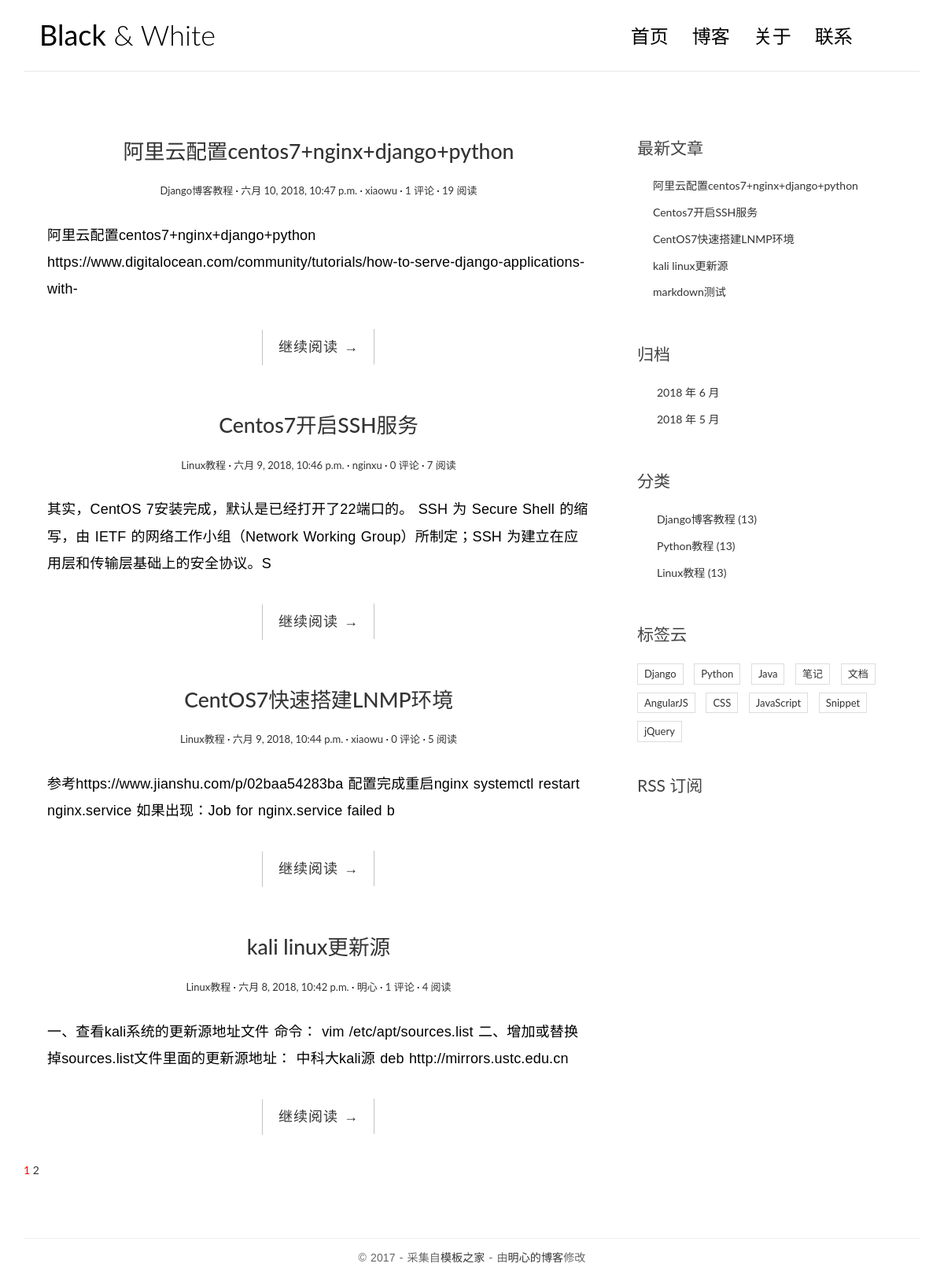
The page / on the database its author committed.
### blog/models.py (models this page shows, shortened)
class Post(models.Model):
    title = models.CharField(max_length=70)
    body = models.TextField()
    created_time = models.DateTimeField()
    modified_time = models.DateTimeField()
    excerpt = models.CharField(max_length=200, blank=True)
    category = models.ForeignKey(Category,on_delete=models.CASCADE)
    tags = models.ManyToManyField(Tag, blank=True)
    author = models.ForeignKey(User,on_delete=models.CASCADE)
    views = models.PositiveIntegerField(default=0)
    def get_absolute_url(self):
        return reverse('blog:detail', kwargs={'pk': self.pk})
    class Meta:
    	ordering = ['-created_time']

class Category(models.Model):
    name = models.CharField(max_length=100)

### blog/views.py (the view, shortened to what this page needs)
# urls.py: path(r'',views.IndexView.as_view(), name='index'),
class IndexView(ListView):
    model = Post
    template_name = 'blog/index.html'
    context_object_name = 'post_list'
    paginate_by =4
    def get_context_data(self, **kwargs):
        context = super().get_context_data(**kwargs)
        paginator = context.get('paginator')
        page = context.get('page_obj')
        is_paginated = context.get('is_paginated')
        pagination_data = self.pagination_data(paginator, page, is_paginated)
        context.update(pagination_data)
        return context
    def pagination_data(self, paginator, page, is_paginated):
        if not is_paginated:
            return {}
        left = []
        right = []
        left_has_more = False
        right_has_more = False
        first = False
        last = False
        page_number = page.number
        total_pages = paginator.num_pages
        page_range = paginator.page_range
        if page_number == 1:
            right = page_range[page_number:page_number + 2]
            if right[-1] < total_pages - 1:
                right_has_more = True
            if right[-1] < total_pages:
                last = True
        elif page_number == total_pages:
            left = page_range[(page_number - 3) if (page_number - 3) > 0 else 0:page_number - 1]
            if left[0] > 2:
                left_has_more = True
            if left[0] > 1:
                first = True
        data = {
            'left': left,
            'right': right,
            'left_has_more': left_has_more,
            'right_has_more': right_has_more,
            'first': first,
            'last': last,
        }
        return data

### blog/templatetags/blog_tags.py (called while the page is built)
@register.simple_tag
def get_recent_posts(num=5):
    return Post.objects.all().order_by('-created_time')[:num]

@register.simple_tag
def archives():
    return Post.objects.dates('created_time', 'month', order='DESC')

@register.simple_tag
def get_categories():
    return Category.objects.all()

### templates/blog/index.html (shortened to what this page needs)
{% extends 'blog/base.html' %}
{% block main %}
{% for post in post_list %}
<article class="post post-{{ post.pk }}">
    <header class="entry-header">
		<h1 class="entry-title">
			<a href="{{ post.get_absolute_url }}">{{ post.title }}</a>
        </h1>
        <div class="entry-meta">
            <span class="post-category"><a href="#">{{ post.category.name }}</a></span>
            <span class="post-date"><a href="#"><time class="entry-date" datetime="{{ post.created_time }}">{{ post.created_time }}</time></a></span>
            <span class="post-author"><a href="#">{{ post.author }}</a></span>
            <span class="comments-link"><a href="#">{{ post.comment_set.count }} 评论</a></span>
            <span class="views-count"><a href="{{ post.get_absolute_url }}">{{ post.views }} 阅读</a></span>
        </div>
    </header>
    <div class="entry-content clearfix">
        <p>{{ post.excerpt }}</p>
        <div class="read-more cl-effect-14">
            <a href="{{ post.get_absolute_url }}" class="more-link">继续阅读 <span class="meta-nav">→</span></a>
        </div>
    </div>
</article>
{% empty %}
	<div class="no-post">暂时还没有发布的文章！</div>
{% endfor %}
{% if is_paginated %}
<div class="pagination">
  <a href="?page={{ page_obj.number }}" style="color: red">{{ page_obj.number }}</a>
  {% if right %}
    {% for i in right %}
        <a href="?page={{ i }}">{{ i }}</a>
    {% endfor %}
  {% endif %}
</div>
{% endif %}
{% endblock main %}

### templates/blog/base.html (shortened to what this page needs)
{% load blog_tags %}
{% load staticfiles %}
<!DOCTYPE html>
<html>
<head>
    <link rel="stylesheet" href="http://code.ionicframework.com/ionicons/2.0.1/css/ionicons.min.css">
	<link rel="stylesheet" href="{% static 'blog/css/bootstrap.min.css' %}">
	<link rel="stylesheet" href="{% static 'blog/css/pace.css' %}">
	<link rel="stylesheet" href="{% static 'blog/css/custom.css' %}">
	<link rel="stylesheet" href="{% static 'blog/css/highlights/github.css' %}">
</head>
<body>
<div class="container">
    <header id="site-header">
        <div class="row">
            <div class="col-md-4 col-sm-5 col-xs-8">
                <div class="logo">
                    <h1><a href="{% url 'blog:index' %}"><b>Black</b> &amp; White</a></h1>
                </div>
            </div>
            <div class="col-md-8 col-sm-7 col-xs-4">
                <nav class="main-nav" role="navigation">
                    <div class="collapse navbar-collapse" id="bs-example-navbar-collapse-1">
                        <ul class="nav navbar-nav navbar-right">
                            <li class="cl-effect-11"><a href="#" data-hover="首页">首页</a></li>
                            <li class="cl-effect-11"><a href="#" data-hover="博客">博客</a></li>
                            <li class="cl-effect-11"><a href="#" data-hover="关于">关于</a></li>
                            <li class="cl-effect-11"><a href="#" data-hover="联系">联系</a></li>
                        </ul>
                    </div>
                </nav>
            </div>
        </div>
    </header>
</div>
<div class="content-body">
    <div class="container">
        <div class="row">
            <main class="col-md-8">
               {% block main %}
			   {% endblock main %}
            </main>
            <aside class="col-md-4">
		<div class="widget widget-recent-posts">
                    <h3 class="widget-title">最新文章</h3>
			{% get_recent_posts as recent_post_list %}
                    <ul>
			{% for post in recent_post_list %}
                        <li>
				<a href="{{ post.get_absolute_url }}">{{ post.title }}</a>
                        </li>
			{% empty %}
   			 暂无文章！
    			{% endfor %}
                    </ul>
                </div>
                <div class="widget widget-archives">
                    <h3 class="widget-title">归档</h3>
		   {% archives as date_list %}
                    <ul>
			{% for date in date_list %}
                        <li>
			<a href="{% url 'blog:archives' date.year date.month %}">{{ date.year }} 年 {{ date.month }} 月</a>
                        </li>
            {% empty %}
			暂无文章
			{% endfor %}
                    </ul>
                </div>
                <div class="widget widget-category">
                    <h3 class="widget-title">分类</h3>
					{% get_categories as category_list %}
                    <ul>
					{% for category in category_list %}
                        <li>
                             <a href="{% url 'blog:category' category.pk %}">{{ category.name }} <span class="post-count">(13)</span></a>
                        </li>
                     {% empty %}
						暂无分类！
					 {% endfor %}
                    </ul>
                </div>
                <div class="widget widget-tag-cloud">
                    <h3 class="widget-title">标签云</h3>
                    <ul>
                        <li>
                            <a href="#">Django</a>
                        </li>
                        <li>
                            <a href="#">Python</a>
                        </li>
                        <li>
                            <a href="#">Java</a>
                        </li>
                        <li>
                            <a href="#">笔记</a>
                        </li>
                        <li>
                            <a href="#">文档</a>
                        </li>
                        <li>
                            <a href="#">AngularJS</a>
                        </li>
                        <li>
                            <a href="#">CSS</a>
                        </li>
                        <li>
                            <a href="#">JavaScript</a>
                        </li>
                        <li>
                            <a href="#">Snippet</a>
                        </li>
                        <li>
                            <a href="#">jQuery</a>
                        </li>
                    </ul>
                </div>
                <div class="rss">
                    <a href=""> RSS 订阅</a>
                </div>
            </aside>
        </div>
    </div>
</div>
<footer id="site-footer">
    <div class="container">
        <div class="row">
            <div class="col-md-12">
                <p class="copyright">&copy 2017 - 采集自<a href="http://www.cssmoban.com/"
                                                        target="_blank" title="模板之家">模板之家</a>
                    - 由<a href="#" title="网页模板" target="_blank">明心的博客</a>修改
                </p>
            </div>
        </div>
    </div>
</footer>
</body>
</html>

### blog/static/blog/css/custom.css (style rules this page uses)
* { outline: none; }
h1, h2, h3, h4, h5, h6 { margin-top: 0; }
b { font-weight: 400; }
a { color: #333; }
body { color: #444; font-family: 'Lato', sans-serif; }
p { font-family: 'Ubuntu', sans-serif; font-weight: 400; word-spacing: 1px; letter-spacing: 0.01em; }
#site-header { background-color: #FFF; padding: 25px 20px; margin-bottom: 40px; border-bottom: 1px solid #e7e7e7; }
.logo h1 a { color: #000; }
.logo h1 { margin: 0; font-family: 'Lato', sans-serif; font-weight: 300; }
.main-nav { margin-top: 11px; max-width: 95%; }
.main-nav a { color: #000000 !important; padding: 0 0 5px 0 !important; margin-right: 30px; font-family: 'Lato', sans-serif; font-weight: 300; font-size: 24px; }
.cl-effect-11 a { padding: 10px 0; color: #0972b4; text-shadow: none; }
.cl-effect-11 a::before { position: absolute; top: 0; left: 0; overflow: hidden; padding: 0 0 5px 0 !important; max-width: 0; border-bottom: 1px solid #000; color: #000; content: attr(data-hover); white-space: nowrap; -webkit-transition: max-width 0.5s; -moz-transition: max-width 0.5s; transition: max-width 0.5s; }
.content-body { padding-bottom: 4em; }
.post { background: #fff; padding: 30px 30px 0; }
.entry-title { text-align: center; font-size: 1.9em; margin-bottom: 20px; line-height: 1.6; padding: 10px 20px 0; }
.entry-meta { text-align: center; color: #DDDDDD; font-size: 13px; margin-bottom: 30px; }
.entry-content { font-size: 18px; line-height: 1.9; font-weight: 300; color: #000; }
.post-category::after, .post-date::after, .post-author::after, .comments-link::after { content: ' ·'; color: #000; }
.read-more { font-family: 'Ubuntu', sans-serif; font-weight: 400; word-spacing: 1px; letter-spacing: 0.01em; text-align: center; margin-top: 20px; }
.cl-effect-14 a { padding: 0 20px; height: 45px; line-height: 45px; position: relative; display: inline-block; margin: 15px 25px; letter-spacing: 1px; font-weight: 400; text-shadow: 0 0 1px rgba(255, 255, 255, 0.3); }
.cl-effect-14 a::before, .cl-effect-14 a::after { position: absolute; width: 45px; height: 1px; background: #C3C3C3; content: ''; -webkit-transition: all 0.3s; -moz-transition: all 0.3s; transition: all 0.3s; pointer-events: none; }
.cl-effect-14 a::before { top: 0; left: 0; -webkit-transform: rotate(90deg); -moz-transform: rotate(90deg); transform: rotate(90deg); -webkit-transform-origin: 0 0; -moz-transform-origin: 0 0; transform-origin: 0 0; }
.cl-effect-14 a::after { right: 0; bottom: 0; -webkit-transform: rotate(90deg); -moz-transform: rotate(90deg); transform: rotate(90deg); -webkit-transform-origin: 100% 0; -moz-transform-origin: 100% 0; transform-origin: 100% 0; }
.widget { background: #fff; padding: 30px 0 0; }
.widget-title { font-size: 1.5em; margin-bottom: 20px; line-height: 1.6; padding: 10px 0 0; font-weight: 400; }
.widget-recent-posts ul { padding: 0; margin: 0; padding-left: 20px; }
.widget-recent-posts ul li { list-style-type: none; position: relative; line-height: 170%; margin-bottom: 10px; }
.widget-recent-posts ul li::before { content: '\f3d3'; font-family: "Ionicons"; position: absolute; left: -17px; top: 3px; font-size: 16px; color: #000; }
.widget-archives ul { padding: 0; margin: 0; padding-left: 25px; }
.widget-archives ul li { list-style-type: none; position: relative; line-height: 170%; margin-bottom: 10px; }
.widget-archives ul li::before { content: '\f3f3'; font-family: "Ionicons"; position: absolute; left: -25px; top: 1px; font-size: 16px; color: #000; }
.widget-category ul { padding: 0; margin: 0; padding-left: 25px; }
.widget-category ul li { list-style-type: none; position: relative; line-height: 170%; margin-bottom: 10px; }
.widget-category ul li::before { content: '\f3fe'; font-family: "Ionicons"; position: absolute; left: -25px; top: 1px; font-size: 18px; color: #000; }
.widget-tag-cloud ul { padding: 0; margin: 0; margin-right: -10px; }
.widget-tag-cloud ul li { list-style-type: none; font-size: 13px; display: inline-block; margin-right: 10px; margin-bottom: 10px; padding: 3px 8px; border: 1px solid #ddd; }
.rss { font-size: 21px; margin-top: 30px; }
.rss a { color: #444; }
#site-footer { padding-top: 10px; padding: 0 0 1.5em 0; }
.copyright { text-align: center; padding-top: 1em; margin: 0; border-top: 1px solid #eee; color: #666; }

### rows shown on the page
Post: title "阿里云配置centos7+nginx+django+python", category.name "Django博客教程", created_time "六月 10, 2018, 10:47 p.m.", author "xiaowu", comment_set.count "1", views "19", excerpt "阿里云配置centos7+nginx+django+python https://www.digitalocean.com/community/tutorials/how-to-serve-django-applications-with-"
Post: title "Centos7开启SSH服务", category.name "Linux教程", created_time "六月 9, 2018, 10:46 p.m.", author "nginxu", comment_set.count "0", views "7", excerpt "其实，CentOS 7安装完成，默认是已经打开了22端口的。 SSH 为 Secure Shell 的缩写，由 IETF 的网络工作小组（Network Working Group）所制定；SSH 为建立在应用层和传输层基础上的安全协议。S"
Post: title "CentOS7快速搭建LNMP环境", category.name "Linux教程", created_time "六月 9, 2018, 10:44 p.m.", author "xiaowu", comment_set.count "0", views "5", excerpt "参考https://www.jianshu.com/p/02baa54283ba 配置完成重启nginx systemctl restart nginx.service 如果出现：Job for nginx.service failed b"
Post: title "kali linux更新源", category.name "Linux教程", created_time "六月 8, 2018, 10:42 p.m.", author "明心", comment_set.count "1", views "4", excerpt "一、查看kali系统的更新源地址文件 命令： vim /etc/apt/sources.list 二、增加或替换掉sources.list文件里面的更新源地址： 中科大kali源 deb http://mirrors.ustc.edu.cn"
Post: title "markdown测试"
Category: name "Django博客教程"
Category: name "Python教程"
Category: name "Linux教程"

### other values the page prints
{{ page_obj.number }} "1"
{{ i }} "2"
{{ date.year }} "2018" "2018"
{{ date.month }} "6" "5"
